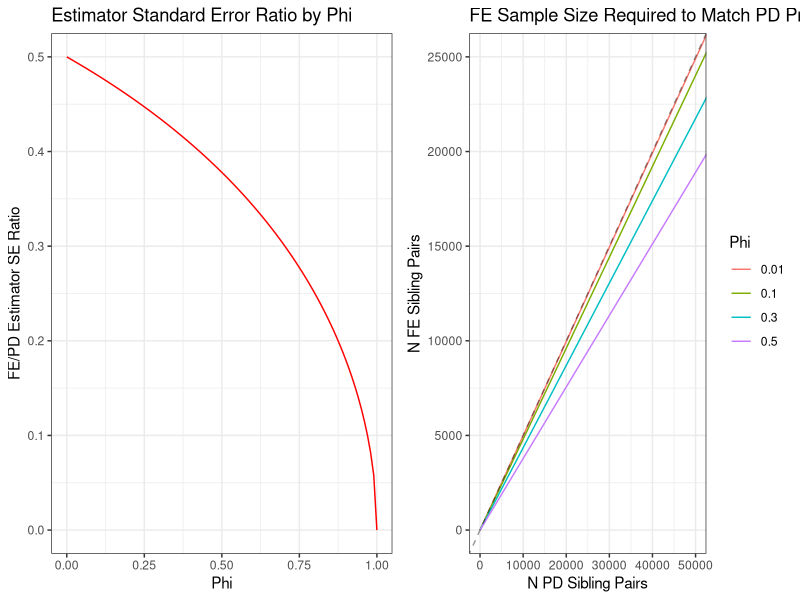
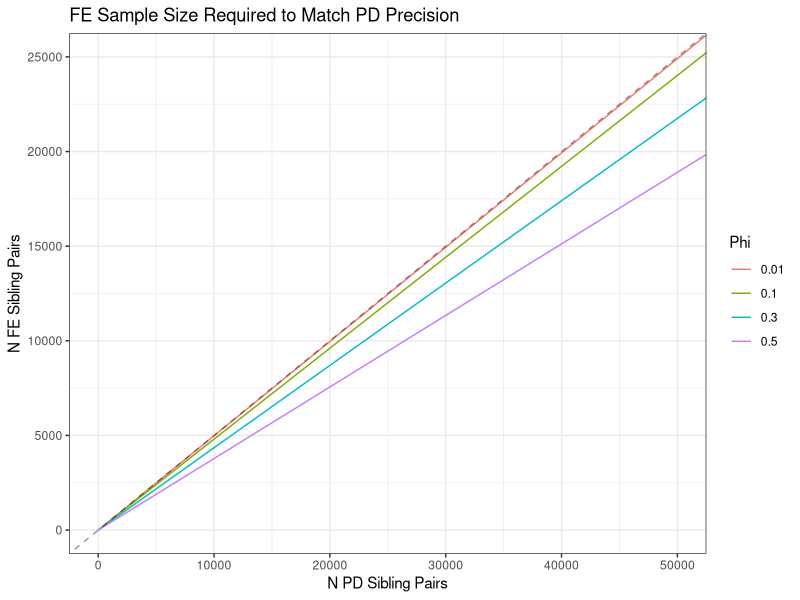

Here is the R script that generated these plots, in order:
library(tidyverse)

multiplot <- function(..., plotlist=NULL, file, cols=1, layout=NULL) {
  library(grid)

  # Make a list from the ... arguments and plotlist
  plots <- c(list(...), plotlist)

  numPlots = length(plots)

  # If layout is NULL, then use 'cols' to determine layout
  if (is.null(layout)) {
    # Make the panel
    # ncol: Number of columns of plots
    # nrow: Number of rows needed, calculated from # of cols
    layout <- matrix(seq(1, cols * ceiling(numPlots/cols)),
                     ncol = cols, nrow = ceiling(numPlots/cols))
  }

  if (numPlots==1) {
    print(plots[[1]])

  } else {
    # Set up the page
    grid.newpage()
    pushViewport(viewport(layout = grid.layout(nrow(layout), ncol(layout))))

    # Make each plot, in the correct location
    for (i in 1:numPlots) {
      # Get the i,j matrix positions of the regions that contain this subplot
      matchidx <- as.data.frame(which(layout == i, arr.ind = TRUE))

      print(plots[[i]], vp = viewport(layout.pos.row = matchidx$row,
                                      layout.pos.col = matchidx$col))
    }
  }
}


se.ratio <- function(phi){
  r <- sqrt((1-phi)/(4-phi))
  return(r)
}

var.ratio <- function(phi){
  r <- (1-phi)/(4-phi)
  return(r)
}

pd.samp.se <- function(N_FE, K, phi){
  phi_v <- rep(phi, length(N_FE))
  N_PD <- sqrt(4-phi_v)*(N_FE-K-1) / (sqrt(1-phi_v)) + K + 1
  return(N_PD)
}

pd.samp.var <- function(N_FE, K, phi){
  phi_v <- rep(phi, length(N_FE))
  N_PD <- (4-phi_v)*(N_FE-K-1) / ((1-phi_v)) + K + 1
  return(N_PD)
}

phi <- seq(0,1, 0.01)

d <- tibble(
  phi = phi,
  ratio = se.ratio(phi))

N_fe <- seq(1, 50001, 100)

d2 <- tibble(
  N_FE = rep(N_fe, 4),
  Phi = as.factor(c(rep(0.01, length(N_fe)),
          rep(0.1, length(N_fe)),
          rep(0.3, length(N_fe)),
          rep(0.5, length(N_fe)))),
  N_PD = c(pd.samp.se(N_fe, 0, 0.01),
           pd.samp.se(N_fe, 0, 0.1),
           pd.samp.se(N_fe, 0, 0.3),
           pd.samp.se(N_fe, 0, 0.5))
)

p1 <- ggplot(d, aes(x = phi, y = ratio)) +
  geom_line(color='red') +
  labs(x = 'Phi',
       y = 'FE/PD Estimator SE Ratio',
       title = 'Estimator Standard Error Ratio by Phi') +
  coord_cartesian(xlim = c(0,1), ylim = c(0,0.5)) +
  theme_bw()

p2 <- ggplot(d2, aes(x = N_PD, y=N_FE, color=Phi)) +
  geom_line() +
  geom_abline(aes(intercept=0, slope=0.5), lty=2, alpha=0.4) +
  coord_cartesian(xlim = c(0,50000), ylim = c(0, 25000)) +
  labs(x = 'N PD Sibling Pairs',
       y = 'N FE Sibling Pairs',
       title = 'FE Sample Size Required to Match PD Precision') +
  theme_bw()

multiplot(p1, p2, cols=2)
ggsave('figs/standard_error_plots.png', width=8, height=6)
